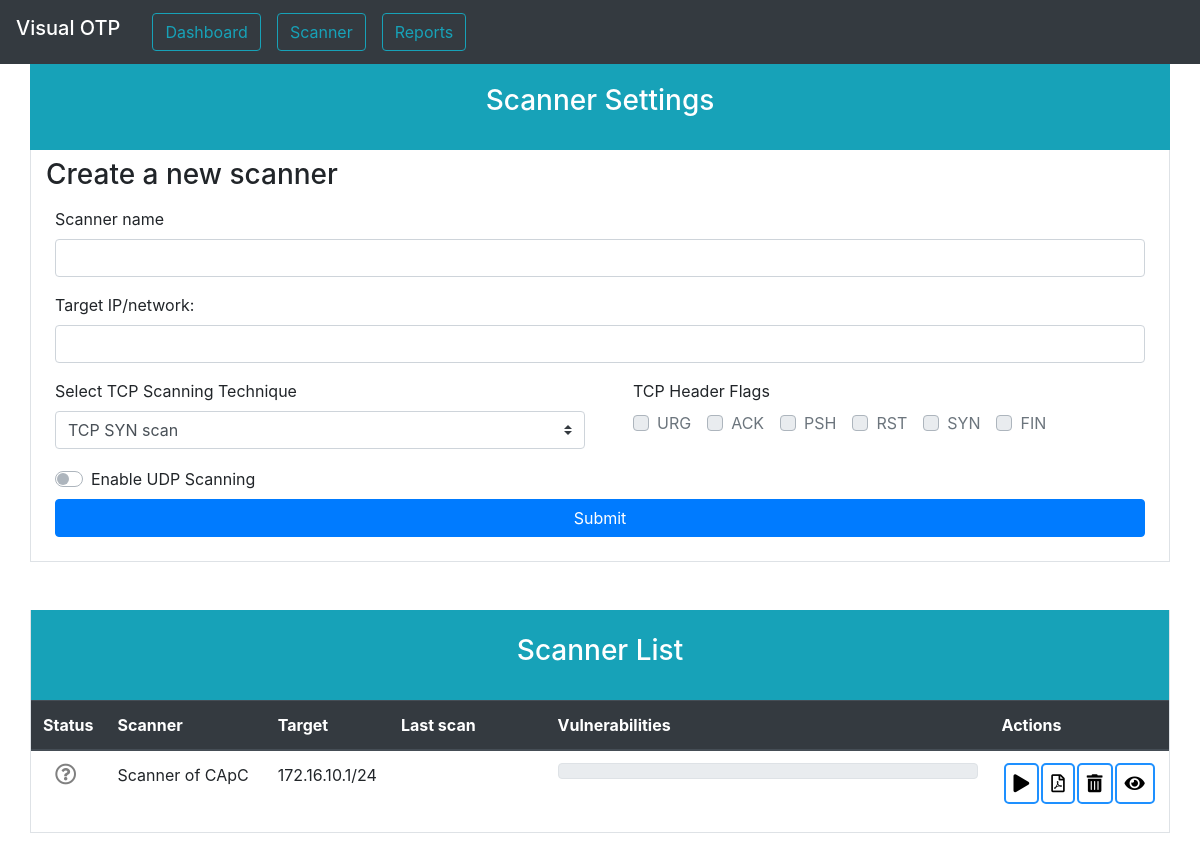
The page /scanner.php on the database as committed earlier.
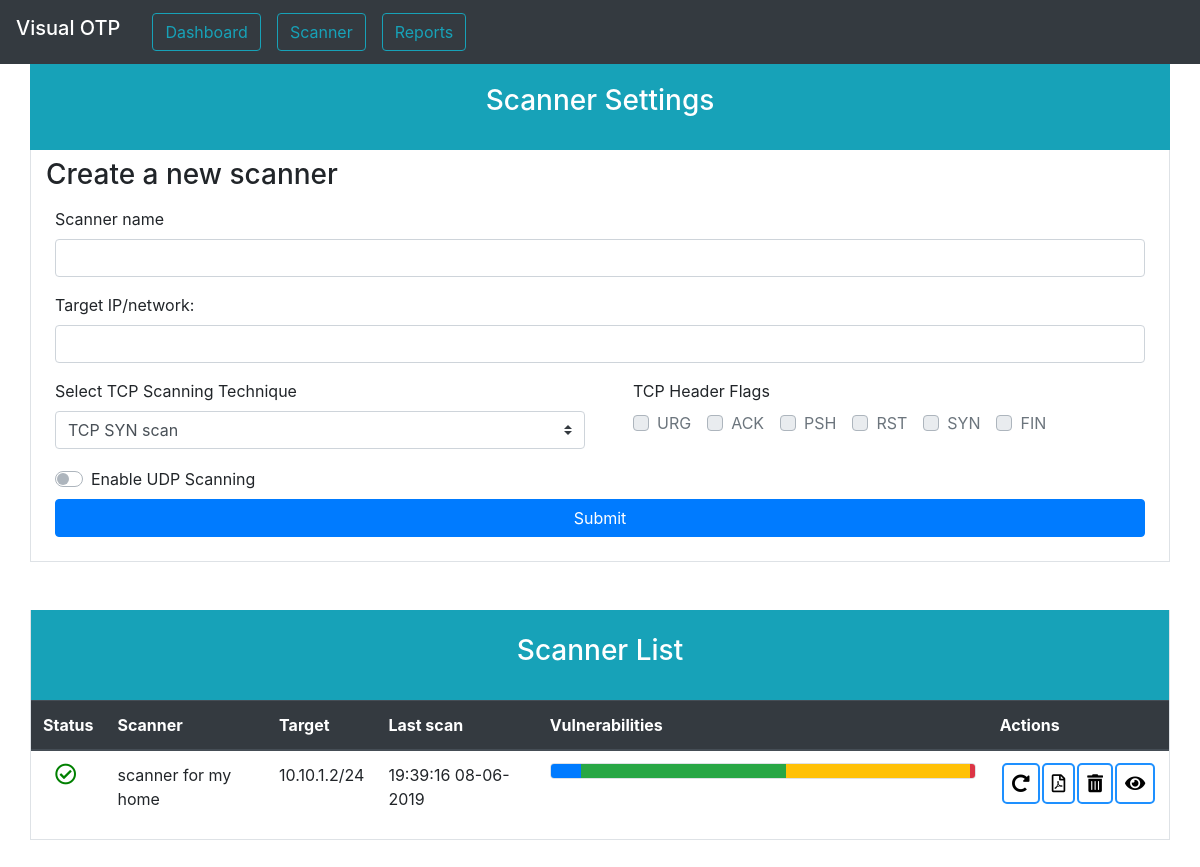
The same page on the database as committed later.
### tables this page shows
CREATE TABLE `scanners` (
  `id_scanner` int(11) NOT NULL,
  `state` enum('READY','PROCESSING','FINISHED') NOT NULL,
  `name` varchar(150) NOT NULL,
  `target` varchar(20) NOT NULL,
  `start` varchar(50) DEFAULT NULL,
  `end` varchar(50) DEFAULT NULL,
  `sS` tinyint(1) NOT NULL DEFAULT 0,
  `sT` tinyint(1) NOT NULL DEFAULT 0,
  `sU` tinyint(1) NOT NULL DEFAULT 0,
  `sY` tinyint(1) NOT NULL DEFAULT 0,
  `sN` tinyint(1) NOT NULL DEFAULT 0,
  `sF` tinyint(1) NOT NULL DEFAULT 0,
  `sX` tinyint(1) NOT NULL DEFAULT 0,
  `sA` tinyint(1) NOT NULL DEFAULT 0,
  `sW` tinyint(1) NOT NULL DEFAULT 0,
  `sM` tinyint(1) NOT NULL DEFAULT 0,
  `sO` tinyint(1) NOT NULL DEFAULT 0,
  `urg` tinyint(1) NOT NULL DEFAULT 0,
  `ack` tinyint(1) NOT NULL DEFAULT 0,
  `psh` tinyint(1) NOT NULL DEFAULT 0,
  `rst` tinyint(1) NOT NULL DEFAULT 0,
  `syn` tinyint(1) NOT NULL DEFAULT 0,
  `fin` tinyint(1) NOT NULL DEFAULT 0
);

### scanner.php (the view, shortened to what this page needs)
<?php
$conn = OpenConnection();
$finished = '<td id="state" value="FINISHED" class="px-4"><i class="far fa-check-circle fa-lg" style="color:green;"></i></td>';
$ready = '<td id="state" value="READY" class="px-4"><i class="far fa-question-circle fa-lg" style="color: gray;"></i></td>';
function array_get_range($array, $min, $max) {
    return array_filter($array, function($element) use ($min, $max) {
       return $element['score'] >= $min && $element['score'] <= $max;
    });
}
?>
<!DOCTYPE html>
<html>
<head>
    <link rel="stylesheet" href="bootstrap-4.3.1-dist/css/bootstrap.min.css">
	<link rel="stylesheet" href="https://use.fontawesome.com/releases/v5.7.0/css/all.css">
</head>
<body>
<nav class="navbar navbar-expand-md bg-dark navbar-dark fixed-top">
	<h5 class="navbar-brand">Visual OTP</h5>
	<div class="collapse navbar-collapse" id="collapsibleNavbar">
	    <ul class="navbar-nav">
		    <li class="nav-item">
		        <a href="index.php"><button type="button" class="btn btn-outline-info ml-3">Dashboard</button></a>
		    </li>
	      	<li class="nav-item">
	        	<a href="scanner.php"><button type="button" class="btn btn-outline-info ml-3">Scanner</button></a>
	      	</li>
	      	<li class="nav-item">
	        	<a href="reports.php"><button type="button" class="btn btn-outline-info ml-3">Reports</button></a>
	      	</li>
	    </ul>
	</div>
</nav>
<div class="container" style="margin-top:60px">
	<div class="row bg-info">
		<div class="col-md text-center">
			<h3 class="text-white p-4">Scanner Settings</h3>
		</div>
	</div>
	<div class="row">
		<div class="col-md border border-top-0 pb-4 pt-2">
			<h3>Create a new scanner</h3>
			  	<div class="row">
					<div class="col-md px-4 py-2">
						<label for="usr">Scanner name</label>
						<input type="text" class="form-control" id="name">
					</div>
				</div>
			  	<div class="row">
					<div class="col-md px-4 py-2">
						<label for="usr">Target IP/network:</label>
						<input type="text" class="form-control" id="target">
					</div>
				</div>
				<div class="row">
					<div class="col-md px-4 py-2">
						<label for="methods">Select TCP Scanning Technique</label>
					    <select name="cars" class="custom-select" id="methods">
					      <option value="sS">TCP SYN scan</option>
					    </select>
					</div>
					<div class="col-md">
						<div class="row px-4 pt-2">
							<label>TCP Header Flags</label>
						</div>
						<div class="row px-4 pb-2">
						    <div class="custom-control custom-checkbox custom-control-inline mb-3">
						      <label class="custom-control-label" for="checkUrg">URG</label>
						    </div>
						    <div class="custom-control custom-checkbox custom-control-inline mb-3">
						      <label class="custom-control-label" for="checkAck">ACK</label>
						    </div>
						    <div class="custom-control custom-checkbox custom-control-inline mb-3">
						      <label class="custom-control-label" for="checkPsh">PSH</label>
						    </div>
						    <div class="custom-control custom-checkbox custom-control-inline mb-3">
						      <label class="custom-control-label" for="checkRst">RST</label>
						    </div>
						    <div class="custom-control custom-checkbox custom-control-inline mb-3">
						      <label class="custom-control-label" for="checkSyn">SYN</label>
						    </div>
						    <div class="custom-control custom-checkbox custom-control-inline mb-3">
						      <label class="custom-control-label" for="checkFin">FIN</label>
						    </div>
						</div>
					</div>
				</div>
				<div class="row">
					<div class="col-md px-4 py-2">
						<div class="custom-control custom-switch custom-control-inline">
						    <label class="custom-control-label" for="switchUdp">Enable UDP Scanning</label>
					  	</div>
					</div>
				</div>
				<div class="row px-4">
					<button id="submitBtn" type="button" class="btn btn-primary btn-block">Submit</button>
				</div>
		</div>
	</div>
</div>
<div class="container my-5 border border-top-0">
	<div class="row bg-info">
		<div class="col-md text-center">
			<h3 class="text-white p-4">Scanner List</h3>
		</div>
	</div>
	<div class="row">
		<div class="table-responsive">
			<table class="table table-hover">
			    <thead class="thead-dark">
				    <tr>
				    	<th style="width: 2%">Status</th>
					    <th style="width: 15%">Scanner</th>
					    <th style="width: 8%">Target</th>
					    <th style="width: 15%">Last scan</th>
					    <th style="width: 43%">Vulnerabilities</th>
					    <th style="width: 17%">Actions</th>
				    </tr>
			    </thead>
			    <tbody>
			    	<?php
			    		$sql = "select * from scanners order by scanners.id_scanner DESC";
			    		$scannerResult = $conn->query($sql);
			    		if($scannerResult->num_rows>0)
			    		{
			    			while($scannerRow = $scannerResult->fetch_assoc())
			    			{
			    				echo '<tr id="row" value="'.$scannerRow['id_scanner'].'">';
			    				if($scannerRow['state'] == "READY")
			    				{
			    					echo $ready;
			    				}
			    				if($scannerRow['state'] == "FINISHED")
			    				{
			    					echo $finished;
			    				}
								echo '<td id="name">'.$scannerRow['name'].'</td><td id="target">'.$scannerRow['target'].'</td><td id="end">'.$scannerRow['end'].'</td>';
								$vulnResult = $conn->query("select vulnerabilities.score from vulnerabilities INNER JOIN vulnerabilities_list on vulnerabilities_list.id_cve=vulnerabilities.id_cve INNER JOIN ports on vulnerabilities_list.id_port=ports.id_port INNER JOIN hosts on hosts.id_host=ports.id_host INNER JOIN scanners on scanners.id_scanner=hosts.id_scanner where scanners.id_scanner=".$scannerRow['id_scanner']);
								$widthLow=$widthMedium=$widthHigh=$widthCritical=0;
								if($vulnResult->num_rows>0)
								{
									$vulnRows = $vulnResult->fetch_all(MYSQLI_ASSOC);
									$numLow = count(array_get_range($vulnRows,0,3));
									$numMedium = count(array_get_range($vulnRows,3,5));
									$numHigh = count(array_get_range($vulnRows,5,8));
									$numCritical = count(array_get_range($vulnRows,8,10));
									$numVuln = $numLow + $numMedium + $numHigh + $numCritical;
									$widthLow = $numLow/$numVuln*100;
									$widthMedium = $numMedium/$numVuln*100;
									$widthHigh = $numHigh/$numVuln*100;
									$widthCritical = $numCritical/$numVuln*100;
								}
								echo '<td id="vulnerabilities"><div class="progress border"><div class="progress-bar bg-primary" style="width:'.$widthLow.'%"></div><div class="progress-bar bg-success" style="width:'.$widthMedium.'%"></div><div class="progress-bar bg-warning" style="width:'.$widthHigh.'%"></div><div class="progress-bar bg-danger" style="width:'.$widthCritical.'%"></div></div></td>';
								echo '<td class="actions">';
									if($scannerRow['state'] == "READY")
									{
										echo '<div id="btn-action" style="display:inline;"><button class="btn-custom" id="play"><i class="fas fa-play"></i></button></div>';
									}
				    				if($scannerRow['state'] == "FINISHED")
				    				{
				    					echo '<div id="btn-action" style="display:inline;"><button class="btn-custom" id="replay"><i class="fas fa-redo-alt"></i></button></div>';
				    				}
									echo '<button class="btn-custom del" id="pdf"><i class="far fa-file-pdf"></i></button><button class="btn-custom del" id="delete" data-toggle="modal" data-id="'.$scannerRow['id_scanner'].'"><i class="fas fa-trash-alt"></i></button><form style="display:inline;" method="GET" action="reports.php"><button class="btn-custom" name ="submit" value="view-'.$scannerRow['id_scanner'].'"><i class="fas fa-eye"></i></button></form></td></tr>';
			    			}
			    		}
			    	?>
			    </tbody>
		    </table>
		</div>
	</div>
</div>
</body>
</html>

### scanner.php (style rules this page uses)
.btn-custom { background-color: white; border: 2px solid DodgerBlue; border-radius: 5px; color: black; padding: 5px 8px; font-size: 18px; cursor: pointer; margin-left: 2px; }

Rows that differ between the two databases and show on the page:
removed scanners: $scannerRow['id_scanner'] 22 (drawn), name "Scanner of CApC", target "172.16.10.1/24", state "READY" (drawn)
added scanners: $scannerRow['id_scanner'] 46 (drawn), name "scanner for my home", target "10.10.1.2/24", end "19:39:16 08-06-2019", $widthLow 7.2289156626506 (drawn), $widthMedium 48.192771084337 (drawn), $widthHigh 43.373493975904 (drawn), $widthCritical 1.2048192771084 (drawn), state "FINISHED" (drawn)
